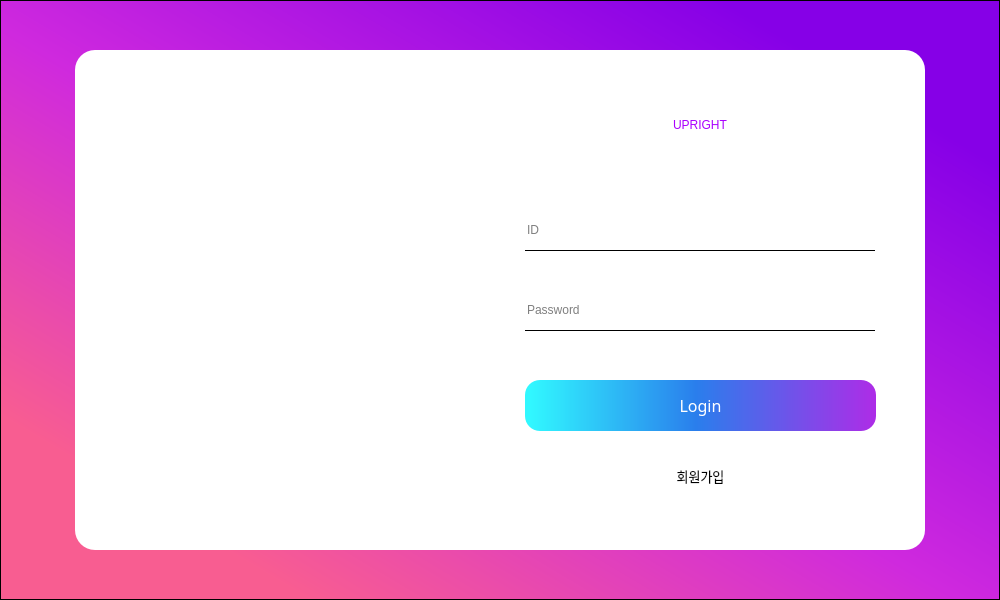
<?xml version="1.0" encoding="UTF-8"?>
<ui version="4.0">
 <class>Dialog</class>
 <widget class="QDialog" name="Dialog">
  <property name="geometry">
   <rect>
    <x>0</x>
    <y>0</y>
    <width>1000</width>
    <height>600</height>
   </rect>
  </property>
  <property name="windowTitle">
   <string>Dialog</string>
  </property>
  <widget class="QFrame" name="frame_2">
   <property name="geometry">
    <rect>
     <x>0</x>
     <y>0</y>
     <width>1000</width>
     <height>600</height>
    </rect>
   </property>
   <property name="styleSheet">
    <string notr="true">background-color: qlineargradient(spread:pad, x1:1, y1:0, x2:0, y2:1, stop:0.142045 rgba(134, 0, 231, 255), stop:0.522727 rgba(207, 41, 222, 255), stop:0.846591 rgba(248, 93, 145, 255));</string>
   </property>
   <property name="frameShape">
    <enum>QFrame::StyledPanel</enum>
   </property>
   <property name="frameShadow">
    <enum>QFrame::Raised</enum>
   </property>
   <widget class="QFrame" name="frame_3">
    <property name="geometry">
     <rect>
      <x>75</x>
      <y>50</y>
      <width>850</width>
      <height>500</height>
     </rect>
    </property>
    <property name="styleSheet">
     <string notr="true">background-color: rgb(255, 255, 255);
border-radius:20px;</string>
    </property>
    <property name="frameShape">
     <enum>QFrame::StyledPanel</enum>
    </property>
    <property name="frameShadow">
     <enum>QFrame::Raised</enum>
    </property>
    <widget class="QLabel" name="label_MainPicture">
     <property name="geometry">
      <rect>
       <x>25</x>
       <y>25</y>
       <width>350</width>
       <height>450</height>
      </rect>
     </property>
     <property name="pixmap">
      <pixmap>Icon/Mujer trabajando en la oficina _ Vector Gratis.jpg</pixmap>
     </property>
     <property name="scaledContents">
      <bool>true</bool>
     </property>
    </widget>
    <widget class="QLineEdit" name="lineEdit_ID">
     <property name="geometry">
      <rect>
       <x>450</x>
       <y>140</y>
       <width>350</width>
       <height>80</height>
      </rect>
     </property>
     <property name="cursor">
      <cursorShape>IBeamCursor</cursorShape>
     </property>
     <property name="focusPolicy">
      <enum>Qt::StrongFocus</enum>
     </property>
     <property name="styleSheet">
      <string notr="true">background-color: rgb(255, 255, 255);</string>
     </property>
     <property name="inputMask">
      <string/>
     </property>
     <property name="text">
      <string/>
     </property>
     <property name="echoMode">
      <enum>QLineEdit::Normal</enum>
     </property>
     <property name="placeholderText">
      <string>ID</string>
     </property>
    </widget>
    <widget class="QPushButton" name="pushButton_Login">
     <property name="geometry">
      <rect>
       <x>450</x>
       <y>330</y>
       <width>351</width>
       <height>51</height>
      </rect>
     </property>
     <property name="font">
      <font>
       <family>Arial Rounded MT Bold</family>
       <pointsize>12</pointsize>
       <weight>50</weight>
       <italic>false</italic>
       <bold>false</bold>
      </font>
     </property>
     <property name="styleSheet">
      <string notr="true">color: rgb(255, 255, 255);
font: 12pt &quot;Arial Rounded MT Bold&quot;;
background-color: qlineargradient(spread:pad, x1:0, y1:0, x2:1, y2:0, stop:0.0113636 rgba(49, 248, 255, 255), stop:0.488636 rgba(42, 126, 236, 255), stop:1 rgba(174, 44, 231, 255));
border-radius:15px;</string>
     </property>
     <property name="text">
      <string>Login</string>
     </property>
    </widget>
    <widget class="Line" name="line_Password">
     <property name="geometry">
      <rect>
       <x>450</x>
       <y>280</y>
       <width>350</width>
       <height>1</height>
      </rect>
     </property>
     <property name="styleSheet">
      <string notr="true">background-color: rgb(0, 0, 0);</string>
     </property>
     <property name="orientation">
      <enum>Qt::Horizontal</enum>
     </property>
    </widget>
    <widget class="Line" name="line_ID">
     <property name="geometry">
      <rect>
       <x>450</x>
       <y>200</y>
       <width>350</width>
       <height>1</height>
      </rect>
     </property>
     <property name="styleSheet">
      <string notr="true">background-color: rgb(0, 0, 0);</string>
     </property>
     <property name="frameShadow">
      <enum>QFrame::Sunken</enum>
     </property>
     <property name="lineWidth">
      <number>1</number>
     </property>
     <property name="midLineWidth">
      <number>0</number>
     </property>
     <property name="orientation">
      <enum>Qt::Horizontal</enum>
     </property>
    </widget>
    <widget class="QPushButton" name="pushButton_Join">
     <property name="geometry">
      <rect>
       <x>570</x>
       <y>410</y>
       <width>111</width>
       <height>31</height>
      </rect>
     </property>
     <property name="font">
      <font>
       <family>한컴 말랑말랑 Bold</family>
       <pointsize>10</pointsize>
       <weight>9</weight>
       <italic>false</italic>
       <bold>false</bold>
      </font>
     </property>
     <property name="styleSheet">
      <string notr="true">background-color: rgb(255, 255, 255);
font: 75 10pt &quot;한컴 말랑말랑 Bold&quot;;
border-radius:10px;</string>
     </property>
     <property name="text">
      <string>회원가입</string>
     </property>
    </widget>
    <widget class="QLabel" name="label_MainLogo">
     <property name="geometry">
      <rect>
       <x>520</x>
       <y>40</y>
       <width>210</width>
       <height>70</height>
      </rect>
     </property>
     <property name="styleSheet">
      <string notr="true">font: 15pt &quot;Arial Rounded MT Bold&quot;;
background-color: rgb(255, 255, 255);
color: rgb(170, 0, 255);</string>
     </property>
     <property name="text">
      <string>UPRIGHT</string>
     </property>
     <property name="textFormat">
      <enum>Qt::AutoText</enum>
     </property>
     <property name="alignment">
      <set>Qt::AlignCenter</set>
     </property>
    </widget>
    <widget class="QLineEdit" name="lineEdit_Password">
     <property name="geometry">
      <rect>
       <x>450</x>
       <y>220</y>
       <width>350</width>
       <height>80</height>
      </rect>
     </property>
     <property name="styleSheet">
      <string notr="true">border-bottom-color: rgb(0, 0, 0);</string>
     </property>
     <property name="echoMode">
      <enum>QLineEdit::Password</enum>
     </property>
     <property name="placeholderText">
      <string>Password</string>
     </property>
    </widget>
    <zorder>label_MainPicture</zorder>
    <zorder>pushButton_Login</zorder>
    <zorder>pushButton_Join</zorder>
    <zorder>label_MainLogo</zorder>
    <zorder>lineEdit_Password</zorder>
    <zorder>line_Password</zorder>
    <zorder>lineEdit_ID</zorder>
    <zorder>line_ID</zorder>
   </widget>
  </widget>
 </widget>
 <resources/>
 <connections/>
</ui>
